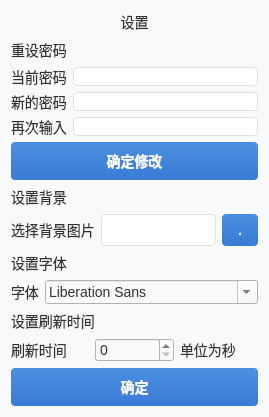
<?xml version="1.0" encoding="UTF-8"?>
<ui version="4.0">
 <class>Settings</class>
 <widget class="QWidget" name="Settings">
  <property name="geometry">
   <rect>
    <x>0</x>
    <y>0</y>
    <width>269</width>
    <height>417</height>
   </rect>
  </property>
  <property name="minimumSize">
   <size>
    <width>269</width>
    <height>417</height>
   </size>
  </property>
  <property name="maximumSize">
   <size>
    <width>269</width>
    <height>417</height>
   </size>
  </property>
  <property name="windowTitle">
   <string>Form</string>
  </property>
  <property name="styleSheet">
   <string notr="true">QWidget {
            background-color: #f8f9fa;
            color: #333333;
            font-family: &quot;Microsoft YaHei&quot;, &quot;Segoe UI&quot;, sans-serif;
            font-size: 14px;
        }

        /* 滚动条美化 */
        QScrollBar:vertical {
            background: #f0f0f0;
            width: 10px;
            margin: 0px;
            border-radius: 5px;
        }

        QScrollBar::handle:vertical {
            background: #c0c0c0;
            min-height: 30px;
            border-radius: 5px;
        }

        QScrollBar::add-line:vertical,
        QScrollBar::sub-line:vertical {
            height: 0px;
        }

        /* 按钮样式增强 */
        QPushButton {
            background: qlineargradient(x1:0, y1:0, x2:0, y2:1, stop:0 #4a90e2, stop:1 #3a7bd5);
            color: white;
            border: none;
            padding: 8px 16px;
            border-radius: 4px;
            font-weight: 500;
            transition: all 0.2s;
        }

        QPushButton:hover {
            background: qlineargradient(x1:0, y1:0, x2:0, y2:1, stop:0 #5a9ff2, stop:1 #4a8be5);
            transform: translateY(-1px);
            box-shadow: 0 2px 4px rgba(0,0,0,0.1);
        }

        QPushButton:pressed {
            background: qlineargradient(x1:0, y1:0, x2:0, y2:1, stop:0 #3a7bd5, stop:1 #2a6bc5);
            transform: translateY(0);
            box-shadow: none;
        }

        /* 文本输入框增强 */
        QLineEdit {
            border: 1px solid #e0e0e0;
            border-radius: 4px;
            padding: 6px 10px;
            background: white;
            transition: border-color 0.2s;
        }

        QLineEdit:focus {
            border-color: #4a90e2;
            box-shadow: 0 0 0 2px rgba(74, 144, 226, 0.2);
            outline: none;
        }

        /* 表格样式优化 */
        QTableView {
            gridline-color: #e8e8e8;
            background-color: white;
            border: 1px solid #e0e0e0;
            border-radius: 4px;
            selection-background-color: #e6f7ff;
            selection-color: #333333;
        }

        QTableView::item {
            padding: 6px 8px;
            border-bottom: 1px solid #f0f0f0;
        }

        QTableView::item:selected {
            background-color: #d6eaf8;
        }

        QHeaderView::section {
            background-color: #f5f7fa;
            color: #666666;
            padding: 6px 8px;
            border-right: 1px solid #e0e0e0;
            border-bottom: 1px solid #e0e0e0;
            font-weight: 500;
        }

        QHeaderView::section:last {
            border-right: none;
        }

        /* 标签样式优化 */
        QLabel {
            color: #333333;
            font-size: 14px;
        }

        QLabel[class=&quot;Title&quot;] {
            font-size: 18px;
            font-weight: 600;
            color: #222222;
        }

        QLabel[class=&quot;Subtitle&quot;] {
            font-size: 16px;
            font-weight: 500;
            color: #444444;
        }

        /* 分组框样式 */
        QGroupBox {
            border: 1px solid #e0e0e0;
            border-radius: 4px;
            margin-top: 10px;
            padding: 8px;
        }

        QGroupBox::title {
            subcontrol-origin: margin;
            left: 10px;
            padding: 0 5px;
            color: #666666;
        }</string>
  </property>
  <layout class="QGridLayout" name="gridLayout">
   <item row="0" column="0">
    <layout class="QVBoxLayout" name="verticalLayout_8">
     <item>
      <spacer name="verticalSpacer">
       <property name="orientation">
        <enum>Qt::Orientation::Vertical</enum>
       </property>
       <property name="sizeHint" stdset="0">
        <size>
         <width>20</width>
         <height>40</height>
        </size>
       </property>
      </spacer>
     </item>
     <item>
      <layout class="QHBoxLayout" name="horizontalLayout_6">
       <item>
        <spacer name="horizontalSpacer">
         <property name="orientation">
          <enum>Qt::Orientation::Horizontal</enum>
         </property>
         <property name="sizeHint" stdset="0">
          <size>
           <width>40</width>
           <height>20</height>
          </size>
         </property>
        </spacer>
       </item>
       <item>
        <spacer name="horizontalSpacer_3">
         <property name="orientation">
          <enum>Qt::Orientation::Horizontal</enum>
         </property>
         <property name="sizeHint" stdset="0">
          <size>
           <width>40</width>
           <height>20</height>
          </size>
         </property>
        </spacer>
       </item>
       <item>
        <layout class="QVBoxLayout" name="verticalLayout_7">
         <item>
          <widget class="QLabel" name="label">
           <property name="text">
            <string>&lt;html&gt;&lt;head/&gt;&lt;body&gt;&lt;p align=&quot;center&quot;&gt;设置&lt;/p&gt;&lt;/body&gt;&lt;/html&gt;</string>
           </property>
          </widget>
         </item>
         <item>
          <layout class="QVBoxLayout" name="verticalLayout_3">
           <item>
            <widget class="QLabel" name="label_2">
             <property name="text">
              <string>重设密码</string>
             </property>
            </widget>
           </item>
           <item>
            <layout class="QHBoxLayout" name="horizontalLayout">
             <item>
              <layout class="QVBoxLayout" name="verticalLayout">
               <item>
                <widget class="QLabel" name="label_5">
                 <property name="text">
                  <string>当前密码</string>
                 </property>
                </widget>
               </item>
               <item>
                <widget class="QLabel" name="label_4">
                 <property name="text">
                  <string>新的密码</string>
                 </property>
                </widget>
               </item>
               <item>
                <widget class="QLabel" name="label_3">
                 <property name="text">
                  <string>再次输入</string>
                 </property>
                </widget>
               </item>
              </layout>
             </item>
             <item>
              <layout class="QVBoxLayout" name="verticalLayout_2">
               <item>
                <widget class="QLineEdit" name="nowPasswordEdit"/>
               </item>
               <item>
                <widget class="QLineEdit" name="newPasswordEdit"/>
               </item>
               <item>
                <widget class="QLineEdit" name="againEdit"/>
               </item>
              </layout>
             </item>
            </layout>
           </item>
          </layout>
         </item>
         <item>
          <widget class="QPushButton" name="pushButton">
           <property name="text">
            <string>确定修改</string>
           </property>
          </widget>
         </item>
         <item>
          <layout class="QVBoxLayout" name="verticalLayout_4">
           <item>
            <widget class="QLabel" name="label_6">
             <property name="text">
              <string>设置背景</string>
             </property>
            </widget>
           </item>
           <item>
            <layout class="QHBoxLayout" name="horizontalLayout_2">
             <item>
              <widget class="QLabel" name="label_7">
               <property name="text">
                <string>选择背景图片</string>
               </property>
              </widget>
             </item>
             <item>
              <widget class="QLineEdit" name="backgroundEdit"/>
             </item>
             <item>
              <widget class="QPushButton" name="backgroundButton">
               <property name="text">
                <string>.</string>
               </property>
              </widget>
             </item>
            </layout>
           </item>
          </layout>
         </item>
         <item>
          <layout class="QVBoxLayout" name="verticalLayout_5">
           <item>
            <widget class="QLabel" name="label_8">
             <property name="text">
              <string>设置字体</string>
             </property>
            </widget>
           </item>
           <item>
            <layout class="QHBoxLayout" name="horizontalLayout_3">
             <item>
              <widget class="QLabel" name="label_9">
               <property name="text">
                <string>字体</string>
               </property>
              </widget>
             </item>
             <item>
              <widget class="QFontComboBox" name="fontComboBox"/>
             </item>
            </layout>
           </item>
          </layout>
         </item>
         <item>
          <layout class="QVBoxLayout" name="verticalLayout_6">
           <item>
            <widget class="QLabel" name="label_10">
             <property name="text">
              <string>设置刷新时间</string>
             </property>
            </widget>
           </item>
           <item>
            <layout class="QHBoxLayout" name="horizontalLayout_4">
             <item>
              <widget class="QLabel" name="label_11">
               <property name="text">
                <string>刷新时间</string>
               </property>
              </widget>
             </item>
             <item>
              <widget class="QSpinBox" name="spinBox"/>
             </item>
             <item>
              <widget class="QLabel" name="label_12">
               <property name="text">
                <string>单位为秒</string>
               </property>
              </widget>
             </item>
            </layout>
           </item>
          </layout>
         </item>
         <item>
          <widget class="QPushButton" name="okButton">
           <property name="text">
            <string>确定</string>
           </property>
          </widget>
         </item>
         <item>
          <layout class="QHBoxLayout" name="horizontalLayout_5"/>
         </item>
        </layout>
       </item>
       <item>
        <spacer name="horizontalSpacer_2">
         <property name="orientation">
          <enum>Qt::Orientation::Horizontal</enum>
         </property>
         <property name="sizeHint" stdset="0">
          <size>
           <width>40</width>
           <height>20</height>
          </size>
         </property>
        </spacer>
       </item>
      </layout>
     </item>
     <item>
      <spacer name="verticalSpacer_2">
       <property name="orientation">
        <enum>Qt::Orientation::Vertical</enum>
       </property>
       <property name="sizeHint" stdset="0">
        <size>
         <width>20</width>
         <height>40</height>
        </size>
       </property>
      </spacer>
     </item>
    </layout>
   </item>
  </layout>
 </widget>
 <resources/>
 <connections/>
</ui>
